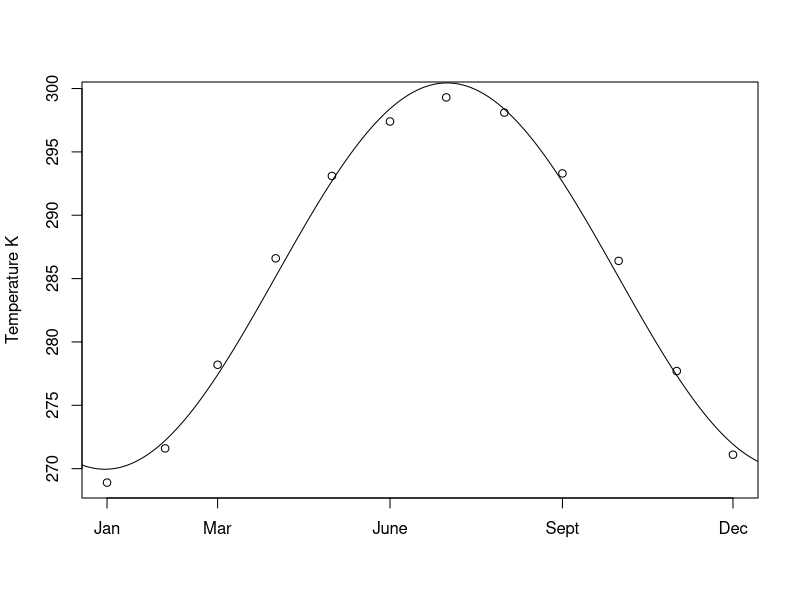

This figure's R source:
## ---- chunk 1
# Enter temperature data for three species
  
# Use the julian date of the midpoints of each month as the time values
days <- c(15, 46, 74, 105, 135, 166, 196, 227, 258, 288, 319, 349)
  
# Temperate green plant bug A. lucorum
green.plant.bug <- matrix(days,12,2)
green.plant.bug[,2] <- c(268.9, 271.6, 278.2, 286.6, 293.1, 297.4, 299.3, 298.1, 293.3, 286.4, 277.7, 271.1)

shift.guess <- 2*pi*c(300/365,300/365,10/365)

## ---- chunk 2

# Define seasonal temperature function
temp.t <- function(t,meanT,amplT,shiftT){
	# t in days
	meanT + amplT*sin(2*pi*t/365 + shiftT)
}

# Define a function that calculates sum of squared differences between data and estimates from function temp_t
temp.t.nls <- function(x){
	meanx <- x[1]
	amplx <- x[2]
	shiftx <- x[3]
	
	sum((spp.data[,2] - temp.t(spp.data[,1],meanx,amplx,shiftx))^2)
}

# Minimize the Sum of Squares function to get least square estimates

mean.data <- ampl.data <- shift.data <- c()
## ---- chunk 3
# Temperate green plant bug
spp.data <- green.plant.bug
init.pars <- c(mean(spp.data[,2]),0.5*(max(spp.data[,2])-min(spp.data[,2])),shift.guess[1])

spp.opt <- optim(init.pars,temp.t.nls,method="L-BFGS-B",lower=c(0,0,0),upper=c(500,50,2*pi), control=list(factr=1e2))

mean.data <- c(mean.data,spp.opt$par[1])
ampl.data <- c(ampl.data,spp.opt$par[2])
shift.data <- c(shift.data,spp.opt$par[3])

i=1
plot(spp.data[,1], spp.data[,2], ylab="Temperature K",xlab="",xaxt="n")
points(seq(0,365,by=0.1), temp.t(seq(0,365,by=0.1), mean.data[i], ampl.data[i],shift.data[i]), type="l")
axis(1,at=c(15,74,166,258,349), labels=c("Jan","Mar","June","Sept","Dec"))

out.data <- data.frame(matrix(c(mean.data,ampl.data,shift.data),3,1,byrow=TRUE),row.names=c("mu","alpha","delta"))
names(out.data) <- c("Species")

## ---- chunk 4

library(knitr)
kable(out.data,row.names=TRUE,digits=2)

